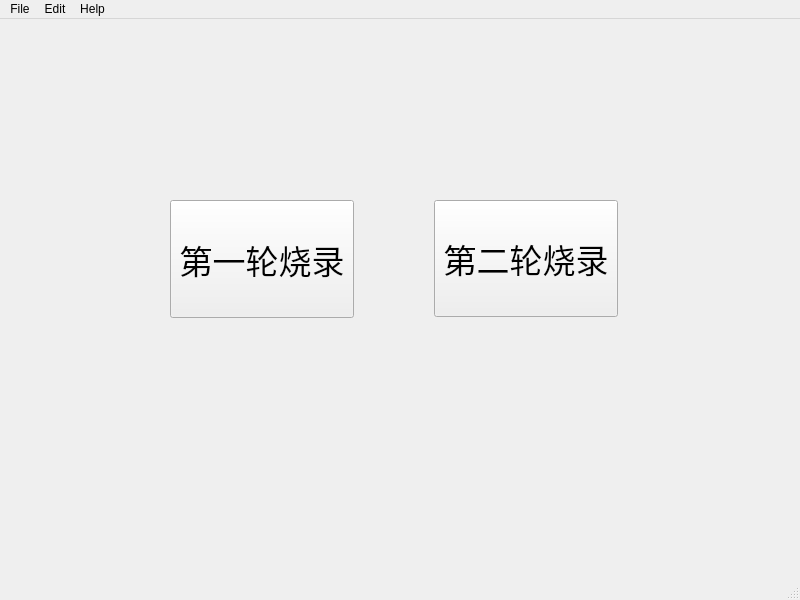
<?xml version="1.0" encoding="UTF-8"?>
<ui version="4.0">
 <class>MainWindow</class>
 <widget class="QMainWindow" name="MainWindow">
  <property name="geometry">
   <rect>
    <x>0</x>
    <y>0</y>
    <width>800</width>
    <height>600</height>
   </rect>
  </property>
  <property name="minimumSize">
   <size>
    <width>800</width>
    <height>600</height>
   </size>
  </property>
  <property name="maximumSize">
   <size>
    <width>800</width>
    <height>600</height>
   </size>
  </property>
  <property name="windowTitle">
   <string>L6000-I</string>
  </property>
  <widget class="QWidget" name="centralwidget">
   <widget class="QWidget" name="">
    <property name="geometry">
     <rect>
      <x>170</x>
      <y>180</y>
      <width>448</width>
      <height>120</height>
     </rect>
    </property>
    <layout class="QHBoxLayout" name="horizontalLayout">
     <property name="spacing">
      <number>80</number>
     </property>
     <item>
      <widget class="QPushButton" name="firstRoundButton">
       <property name="minimumSize">
        <size>
         <width>0</width>
         <height>118</height>
        </size>
       </property>
       <property name="font">
        <font>
         <pointsize>25</pointsize>
        </font>
       </property>
       <property name="text">
        <string>第一轮烧录</string>
       </property>
       <property name="checkable">
        <bool>true</bool>
       </property>
      </widget>
     </item>
     <item>
      <widget class="QPushButton" name="secondRoundButton">
       <property name="minimumSize">
        <size>
         <width>0</width>
         <height>117</height>
        </size>
       </property>
       <property name="font">
        <font>
         <pointsize>25</pointsize>
        </font>
       </property>
       <property name="text">
        <string>第二轮烧录</string>
       </property>
       <property name="checkable">
        <bool>true</bool>
       </property>
      </widget>
     </item>
    </layout>
   </widget>
  </widget>
  <widget class="QMenuBar" name="menubar">
   <property name="geometry">
    <rect>
     <x>0</x>
     <y>0</y>
     <width>800</width>
     <height>25</height>
    </rect>
   </property>
   <widget class="QMenu" name="menuFile">
    <property name="title">
     <string>File</string>
    </property>
    <addaction name="separator"/>
    <addaction name="actionExit"/>
   </widget>
   <widget class="QMenu" name="menuEdit">
    <property name="title">
     <string>Edit</string>
    </property>
    <addaction name="separator"/>
    <addaction name="actionCopy"/>
    <addaction name="separator"/>
    <addaction name="actionPaste"/>
    <addaction name="separator"/>
    <addaction name="actionCut"/>
   </widget>
   <widget class="QMenu" name="menuHelp">
    <property name="title">
     <string>Help</string>
    </property>
    <addaction name="separator"/>
    <addaction name="actionHelp"/>
    <addaction name="separator"/>
    <addaction name="actionAbout"/>
   </widget>
   <addaction name="menuFile"/>
   <addaction name="menuEdit"/>
   <addaction name="menuHelp"/>
  </widget>
  <widget class="QStatusBar" name="statusbar"/>
  <action name="actionExit">
   <property name="text">
    <string>Exit</string>
   </property>
  </action>
  <action name="actionCopy">
   <property name="text">
    <string>Copy</string>
   </property>
  </action>
  <action name="actionPaste">
   <property name="text">
    <string>Paste</string>
   </property>
  </action>
  <action name="actionCut">
   <property name="text">
    <string>Cut</string>
   </property>
  </action>
  <action name="actionHelp">
   <property name="text">
    <string>Help</string>
   </property>
  </action>
  <action name="actionAbout">
   <property name="text">
    <string>About</string>
   </property>
  </action>
 </widget>
 <resources/>
 <connections/>
</ui>
